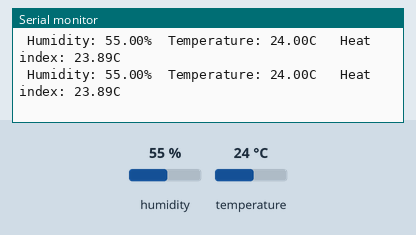
This sketch was run on a simulated Arduino Mega 2560, built with avr-gcc and run on an emulated ATmega2560. Shown: the last lines printed to the serial monitor. The inputs (shaded band) are chosen by the test bench; at power-on: humidity 55 %, temperature 24 °C.

Above: at 2.8 s.
2.9 s: humidity set to 22 %
At 5.3 s:
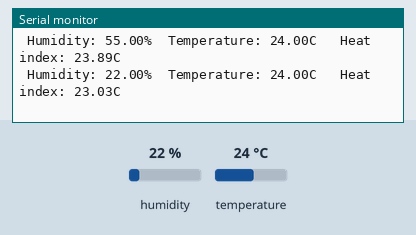
5.6 s: temperature set to 12 °C
At 6.8 s:
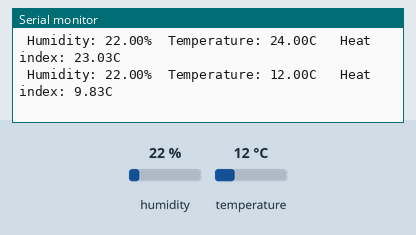
8.3 s: humidity set to 40 %
At 10.6 s:
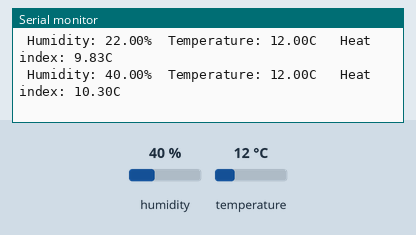
Timing chart, 0 to 12.1 s (numbered marks = the images above; inputs shaded):
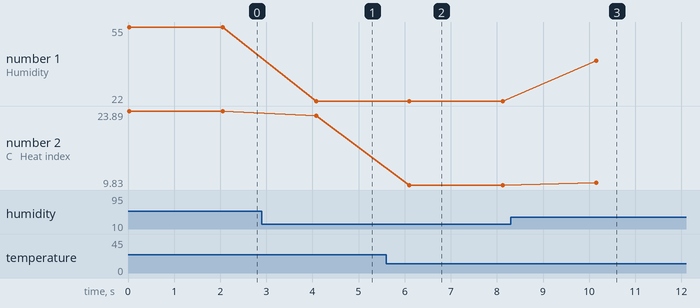

The sketch:

HC-05_DHT.ino
```cpp
#include "DHT.h"
//#include <SoftwareSerial.h>

#define DHTPIN 21      // Digital pin connected to the DHT sensor
#define DHTTYPE DHT11   // DHT 11

#define LEDPIN 11

DHT dht(DHTPIN, DHTTYPE);

// Teensy 5V <--> HC-05 Vcc
// Teensy Ground <--> HC-05 GND
#define rxPin 7 // Teensy pin 7 <--> HC-05 Tx
#define txPin 8 // Teensy pin 8 <--> HC-05 Rx
//SoftwareSerial BTSerial =  SoftwareSerial(rxPin, txPin);

void setup() {
  // Setup serial for monitor
  Serial.begin(9600);

  // Setup DHT Sensor
  pinMode(DHTPIN, INPUT);
  dht.begin();

  // Setup Serial1 for BlueTooth
  Serial1.begin(9600); // Default communication rate of the Bluetooth module
}

void loop() {
  if(1){//Serial1.available() > 0){ // Checks whether data is comming from the serial port
    digitalWrite(LEDPIN, HIGH);

    float h = dht.readHumidity();
    float t = dht.readTemperature();
    //float f = dht.readTemperature(true);

    //float hif = dht.computeHeatIndex(f, h);
    float hic = dht.computeHeatIndex(t, h, false);

    Serial.print(F(" Humidity: "));
    Serial.print(h);
    Serial.print(F("%  Temperature: "));
    Serial.print(t);
    Serial.print(F("C "));
    //Serial.print(f);
    Serial.print(F("  Heat index: "));
    Serial.print(hic);
    Serial.println(F("C"));
    //Serial.print(hif);
    //Serial.println(F("F"));

    Serial1.print(F(" Humidity: "));
    Serial1.print(h);
    Serial1.print(F("%  Temperature: "));
    Serial1.print(t);
    Serial1.print(F("C "));
    //Serial1.print(f);
    Serial1.print(F("  Heat index: "));
    Serial1.print(hic);
    Serial1.println(F("C"));
    //Serial1.print(hif);
    //Serial1.println(F("F"));

    delay(1000);
    digitalWrite(LEDPIN, LOW);
    delay(1000);
 }
}
```

Measured:
- after the input at 2.9 s, the serial monitor: prints a new line after 1.2 s (image 1)
- after the input at 5.6 s, the serial monitor: prints a new line after 0.50 s (image 2)
- after the input at 8.3 s, the serial monitor: prints a new line after 1.9 s (image 3)
- plotted number 1: 55 → 22 after the input at 2.9 s, 22 → 40 after the input at 8.3 s
- plotted number 2: 23.89 → 23.03 after the input at 2.9 s, 23.03 → 9.83 after the input at 5.6 s, 9.83 → 10.3 after the input at 8.3 s
